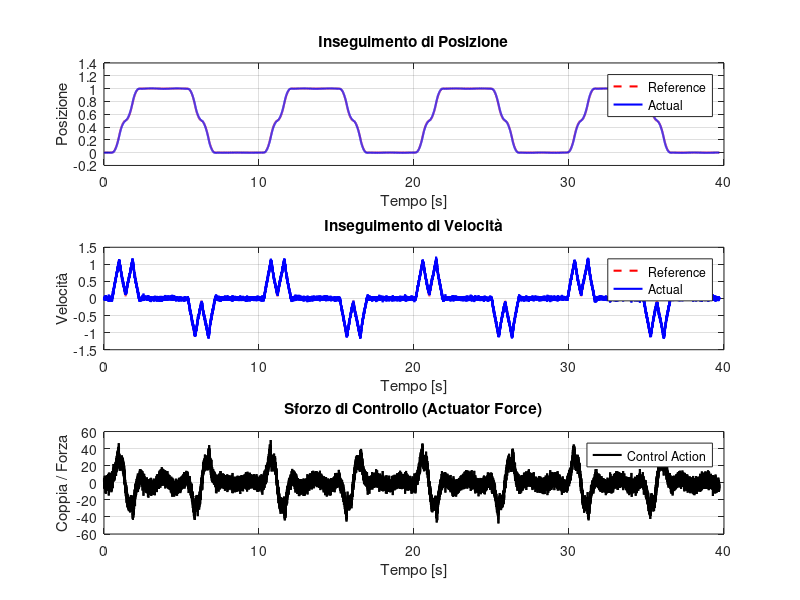
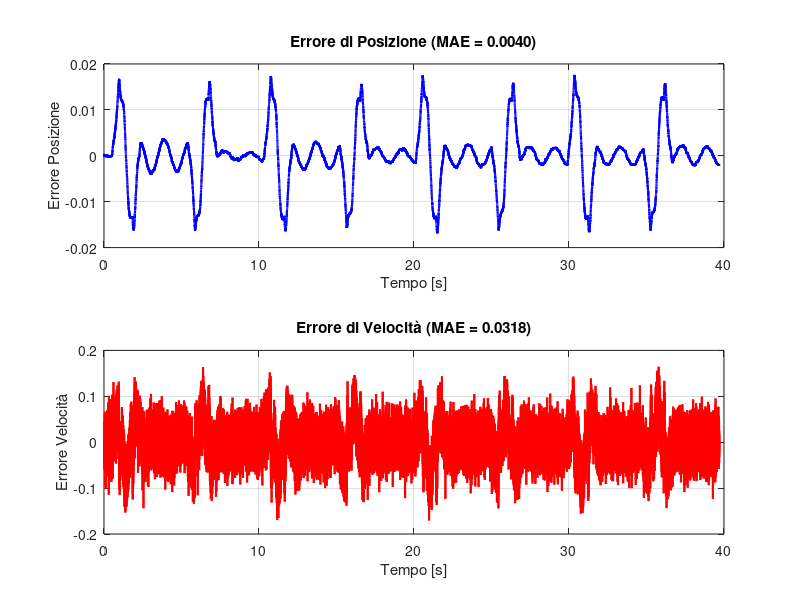
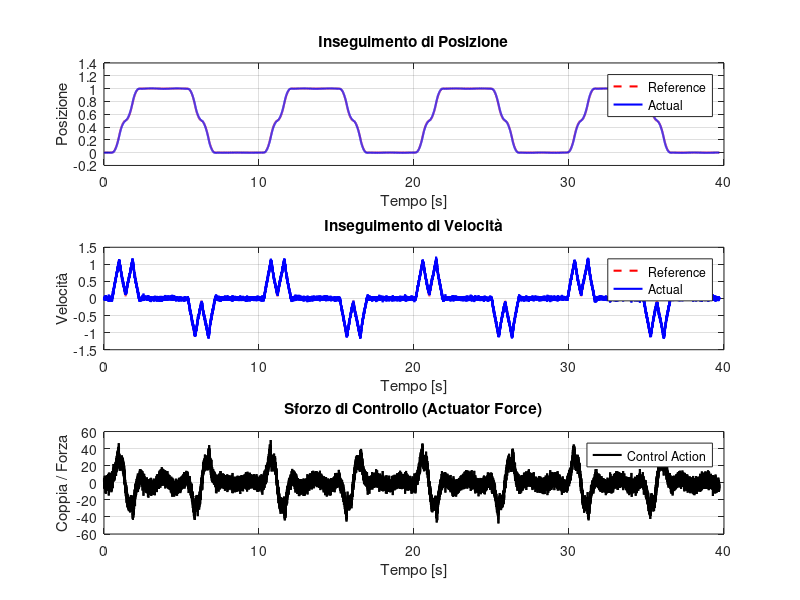
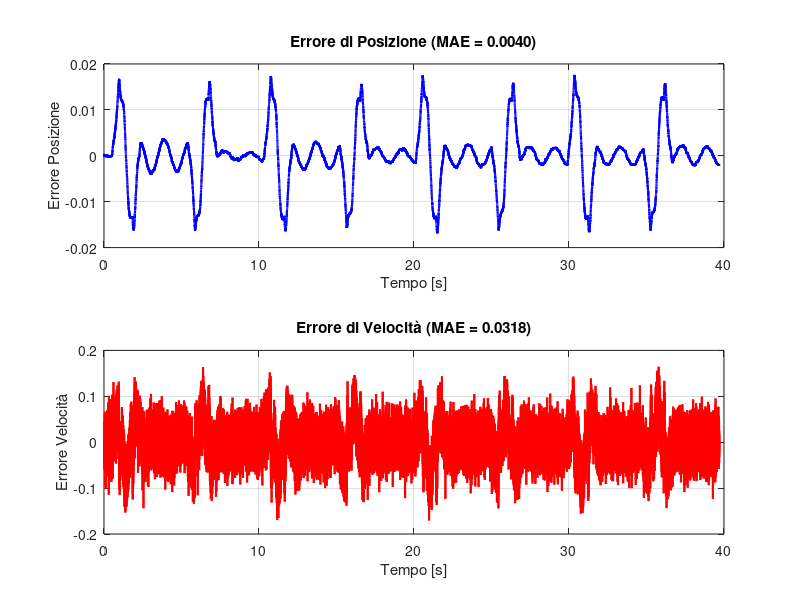

Source code (MATLAB) for these figures, in order:
% Assicuriamoci che 'time' sia un vettore colonna (Nx1) come gli altri dati,
% dato che nel tuo workspace è caricato come riga (1xN).
close all; clear all; clc; 
% load("C:\Users\sbarr\LabAuto\labauto_assignment_2_2026_gruppo3\crane\tests\test_trj1_shaped_ZVDD_20260520114420.mat")
load ("test_trj1_shaped_ZV_20260520113038.mat")
t = time(:); 

%% FIGURA 1: Tracking (Posizione, Velocità, Sforzo di Controllo)
figure('Name', ['Tracking - ' name], 'NumberTitle', 'off');

% 1. Posizione (Reale vs Riferimento)
subplot(3, 1, 1);
plot(t, reference_position, '--r', 'LineWidth', 1.5);
hold on;
plot(t, joint_position, 'b', 'LineWidth', 1.5);
grid on;
title('Inseguimento di Posizione');
xlabel('Tempo [s]');
ylabel('Posizione');
legend('Reference', 'Actual', 'Location', 'best');

% 2. Velocità (Reale vs Riferimento)
subplot(3, 1, 2);
plot(t, reference_velocity, '--r', 'LineWidth', 1.5);
hold on;
plot(t, joint_velocity, 'b', 'LineWidth', 1.5);
grid on;
title('Inseguimento di Velocità');
xlabel('Tempo [s]');
ylabel('Velocità');
legend('Reference', 'Actual', 'Location', 'best');

% 3. Sforzo di Controllo (Joint Torque)
subplot(3, 1, 3);
plot(t, joint_torque, 'k', 'LineWidth', 1.5);
grid on;
title('Sforzo di Controllo (Actuator Force)');
xlabel('Tempo [s]');
ylabel('Coppia / Forza');
legend('Control Action', 'Location', 'best');

%% FIGURA 2: Analisi degli Errori
figure('Name', ['Errori - ' name], 'NumberTitle', 'off');

% Calcolo degli errori
error_pos = reference_position - joint_position;
error_vel = reference_velocity - joint_velocity;

% Calcolo MAE (Mean Absolute Error)
mae_pos = mean(abs(error_pos));
mae_vel = mean(abs(error_vel));

% 1. Errore di Posizione
subplot(2, 1, 1);
plot(t, error_pos, 'b', 'LineWidth', 1.5);
grid on;
title(sprintf('Errore di Posizione (MAE = %.4f)', mae_pos));
xlabel('Tempo [s]');
ylabel('Errore Posizione');

% 2. Errore di Velocità
subplot(2, 1, 2);
plot(t, error_vel, 'r', 'LineWidth', 1.5);
grid on;
title(sprintf('Errore di Velocità (MAE = %.4f)', mae_vel));
xlabel('Tempo [s]');
ylabel('Errore Velocità');

% =========================================================================
% IMPOSTAZIONI SALVATAGGIO
% =========================================================================
suffix = '_ZVDD'; % <--- CAMBIA QUESTO SUFFISSO OGNI VOLTA 
% =========================================================================

% Assicuriamoci che 'time' sia un vettore colonna (Nx1)
t = time(:); 

%% FIGURA 1: Tracking (Posizione, Velocità, Sforzo di Controllo)
% Assegniamo la figura alla variabile 'fig1'
fig1 = figure('Name', ['Tracking - ' name], 'NumberTitle', 'off');

% 1. Posizione (Reale vs Riferimento)
subplot(3, 1, 1);
plot(t, reference_position, '--r', 'LineWidth', 1.5);
hold on;
plot(t, joint_position, 'b', 'LineWidth', 1.5);
grid on;
title('Inseguimento di Posizione');
xlabel('Tempo [s]');
ylabel('Posizione');
legend('Reference', 'Actual', 'Location', 'best');

% 2. Velocità (Reale vs Riferimento)
subplot(3, 1, 2);
plot(t, reference_velocity, '--r', 'LineWidth', 1.5);
hold on;
plot(t, joint_velocity, 'b', 'LineWidth', 1.5);
grid on;
title('Inseguimento di Velocità');
xlabel('Tempo [s]');
ylabel('Velocità');
legend('Reference', 'Actual', 'Location', 'best');

% 3. Sforzo di Controllo (Joint Torque)
subplot(3, 1, 3);
plot(t, joint_torque, 'k', 'LineWidth', 1.5);
grid on;
title('Sforzo di Controllo (Actuator Force)');
xlabel('Tempo [s]');
ylabel('Coppia / Forza');
legend('Control Action', 'Location', 'best');

%% FIGURA 2: Analisi degli Errori
% Assegniamo la figura alla variabile 'fig2'
fig2 = figure('Name', ['Errori - ' name], 'NumberTitle', 'off');

% Calcolo degli errori
error_pos = reference_position - joint_position;
error_vel = reference_velocity - joint_velocity;

% Calcolo MAE (Mean Absolute Error)
mae_pos = mean(abs(error_pos));
mae_vel = mean(abs(error_vel));

% 1. Errore di Posizione
subplot(2, 1, 1);
plot(t, error_pos, 'b', 'LineWidth', 1.5);
grid on;
title(sprintf('Errore di Posizione (MAE = %.4f)', mae_pos));
xlabel('Tempo [s]');
ylabel('Errore Posizione');

% 2. Errore di Velocità
subplot(2, 1, 2);
plot(t, error_vel, 'r', 'LineWidth', 1.5);
grid on;
title(sprintf('Errore di Velocità (MAE = %.4f)', mae_vel));
xlabel('Tempo [s]');
ylabel('Errore Velocità');

%% =========================================================================
% SALVATAGGIO DELLE IMMAGINI PNG
% =========================================================================

% Creazione dinamica dei nomi dei file
filename_fig1 = ['Tracking', suffix, '.png'];
filename_fig2 = ['Errori', suffix, '.png'];

% Salvataggio ad alta risoluzione (300 DPI) per il report in LaTeX
exportgraphics(fig1, filename_fig1, 'Resolution', 300);
exportgraphics(fig2, filename_fig2, 'Resolution', 300);

% Messaggio a schermo di conferma
fprintf('\nImmagini salvate con successo nella cartella corrente:\n - %s\n - %s\n', filename_fig1, filename_fig2);

% =========================================================================
% CALCOLO DEI TEMPI DI FINE MOTO E ASSESTAMENTO
% =========================================================================

% 1. Calcolo del tempo di fine riferimento (quando la velocità del ref va a zero)
% Cerchiamo l'ultimo indice in cui la velocità di riferimento è significativa
idx_end_ref = find(abs(reference_velocity) > 1e-4, 1, 'last');
if isempty(idx_end_ref)
    t_end_ref = t(end);
else
    t_end_ref = t(idx_end_ref);
end

% 2. Calcolo del tempo di assestamento (Settling Time al 5%)
% Spostamento totale
spostamento_totale = abs(reference_position(end) - reference_position(1));
banda_tolleranza = 0.05 * spostamento_totale; % Tolleranza del 5%

% L'errore rispetto alla posizione FINALE
errore_da_target = abs(joint_position - reference_position(end));

% Cerchiamo l'ultimo istante in cui l'errore è FUORI dalla banda di tolleranza
idx_settling = find(errore_da_target > banda_tolleranza, 1, 'last');
if isempty(idx_settling)
    t_settling = t(end);
else
    t_settling = t(idx_settling);
end

% Stampiamo i risultati in console
fprintf('\n--- ANALISI DEI TEMPI ---\n');
fprintf('Tempo di fine riferimento (Comando): %.3f s\n', t_end_ref);
fprintf('Tempo di assestamento (Reale al 5%%): %.3f s\n', t_settling);
